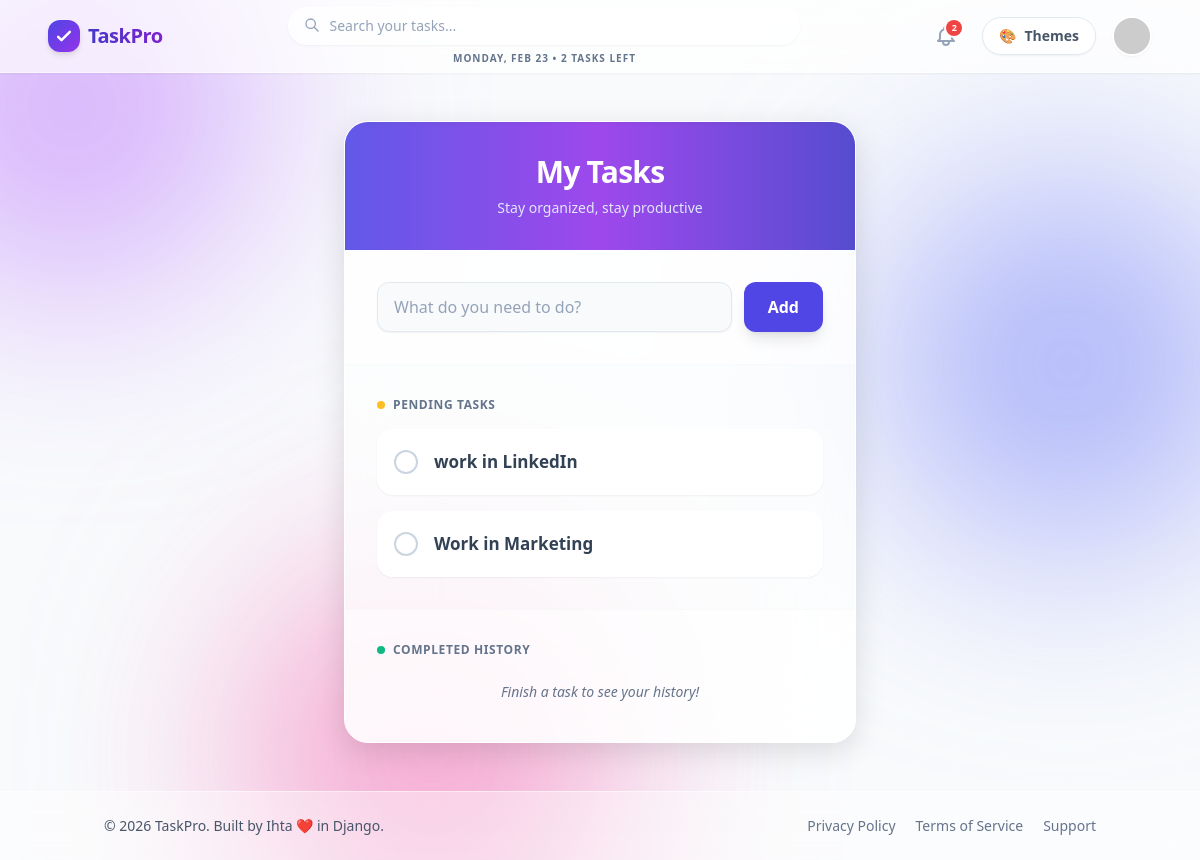
Before: / with the older database file.
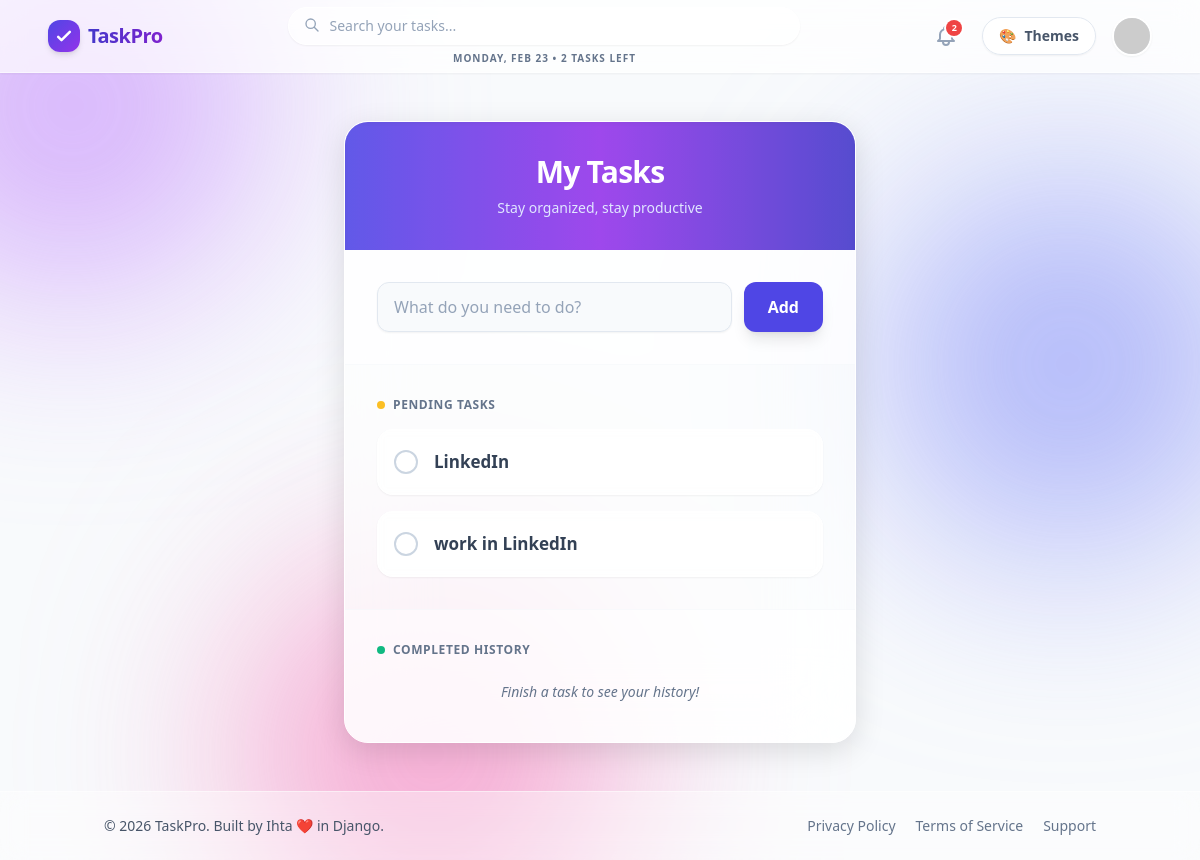
After: the same page with the newer database file.
### tasks/models.py (models this page shows, shortened)
class Task(models.Model):
    title = models.CharField(max_length=200)
    completed = models.BooleanField(default=False)
    created_at = models.DateTimeField(auto_now_add=True)
    completed_at = models.DateTimeField(null=True, blank=True)

### tasks/views.py (the view)
# urls.py: path('', views.index, name='list'), # type: ignore
def index(request):
    pending_tasks = Task.objects.filter(completed=False).order_by('-created_at')
    completed_tasks = Task.objects.filter(completed=True).order_by('-completed_at')
    form = TaskForm()
    if request.method == 'POST':
        form = TaskForm(request.POST)
        if form.is_valid():
            form.save()
            return redirect('/')
    context = {'pending_tasks': pending_tasks, 'completed_tasks': completed_tasks, 'form': form}
    context.update(get_global_context()) # Add the bell count!
    return render(request, 'tasks/list.html', context)

### tasks/forms.py
class TaskForm(forms.ModelForm):
    class Meta:
        model = Task
        fields = ['title'] # <-- Changed this back to only the title!
        widgets = {
            'title': forms.TextInput(attrs={
                'class': 'w-full px-4 py-3 rounded-xl bg-slate-50 border border-slate-200 focus:bg-white focus:ring-2 focus:ring-indigo-500 transition-all outline-none text-slate-700 placeholder-slate-400 shadow-sm',
                'placeholder': 'What do you need to do?'
            }),
        }

### tasks/views.py (called while the page is built)
def get_global_context():
    return {
        'pending_count': Task.objects.filter(completed=False).count()
    }

### tasks/templates/tasks/list.html (shortened to what this page needs)
{% extends 'tasks/base.html' %}
{% block content %}
<div class="max-w-lg mx-auto bg-white/70 backdrop-blur-2xl rounded-3xl shadow-[0_8px_30px_rgb(0,0,0,0.12)] overflow-hidden transition-all duration-300 border border-white">
    <div class="bg-gradient-to-r from-indigo-600 via-purple-600 to-indigo-700 p-8 text-center relative overflow-hidden shadow-inner">
        <div class="absolute top-0 left-0 w-full h-full bg-white opacity-10 pattern-dots"></div>
        <h2 class="text-3xl font-extrabold text-white mb-2 relative z-10 tracking-tight">My Tasks</h2>
        <p class="text-indigo-100 text-sm font-medium relative z-10">Stay organized, stay productive </p>
    </div>
    <div class="p-6 sm:p-8 border-b border-slate-100/50 bg-white/50">
        <form method="POST" action="/" class="flex gap-3 relative">
            <div class="flex-1">
                {{ form.title }}
            </div>
            <button type="submit" class="bg-indigo-600 hover:bg-indigo-700 text-white px-6 py-3 rounded-xl font-bold shadow-lg transition-all transform hover:-translate-y-0.5 active:scale-95">
                Add
            </button>
        </form>
    </div>
    <div class="p-6 sm:p-8 space-y-4 bg-slate-50/30">
        <h3 class="font-bold text-slate-500 uppercase tracking-wider text-xs mb-4 flex items-center gap-2">
            <span class="w-2 h-2 rounded-full bg-amber-400 animate-pulse"></span> Pending Tasks
        </h3>
        {% for task in pending_tasks %}
            <div class="task-item flex items-center justify-between p-4 bg-white/80 backdrop-blur-sm border border-white rounded-2xl shadow-sm hover:shadow-md hover:-translate-y-0.5 transition-all group">
                <div class="flex items-center gap-4 overflow-hidden flex-1">
                    <a href="{% url 'complete_task' task.id %}" class="w-6 h-6 rounded-full border-2 border-slate-300 hover:border-emerald-500 hover:bg-emerald-50 flex items-center justify-center transition-all group/check shrink-0">
                    </a>
                    <div class="flex-1 truncate pr-2">
                        <p class="task-title text-slate-700 font-bold text-[17px] leading-tight truncate group-hover:text-indigo-600 transition-colors">{{ task.title }}</p>
                    </div>
                </div>
            </div>
        {% empty %}
            <div class="text-center py-6 px-4 border-2 border-dashed border-slate-300 rounded-2xl bg-white/40">
                <p class="text-slate-500 text-sm font-medium">No pending tasks right now! </p>
            </div>
        {% endfor %}
    </div>
    <div class="p-6 sm:p-8 border-t border-slate-100/50 bg-white/60">
        <h3 class="font-bold text-slate-500 uppercase tracking-wider text-xs mb-4 flex items-center gap-2">
            <span class="w-2 h-2 rounded-full bg-emerald-500"></span> Completed History
        </h3>
        <div class="space-y-3">
        {% for task in completed_tasks %}
            <div class="task-item flex items-center justify-between p-3 bg-white/50 border border-white rounded-xl group shadow-sm">
                <div class="flex items-center gap-3 overflow-hidden flex-1">
                    <div class="w-6 h-6 rounded-full bg-emerald-500 flex items-center justify-center shrink-0">
                        <svg class="w-3.5 h-3.5 text-white" fill="none" stroke="currentColor" viewBox="0 0 24 24"><path stroke-linecap="round" stroke-linejoin="round" stroke-width="3" d="M5 13l4 4L19 7"></path></svg>
                    </div>
                    <div class="truncate pr-2">
                        <p class="task-title text-slate-500 line-through font-semibold text-sm truncate">{{ task.title }}</p>
                    </div>
                </div>
                <div class="flex gap-1 shrink-0 opacity-100 sm:opacity-0 sm:group-hover:opacity-100 transition-opacity">
                    <a href="{% url 'undo_task' task.id %}" class="text-[11px] font-bold text-slate-500 hover:text-indigo-600 px-3 py-1.5 bg-white rounded-md shadow-sm border border-slate-100">Undo</a>
                    <a href="{% url 'delete_task' task.id %}" class="text-[11px] font-bold text-slate-500 hover:text-red-500 px-3 py-1.5 bg-white rounded-md shadow-sm border border-slate-100">Del</a>
                </div>
            </div>
        {% empty %}
            <p class="text-slate-500 text-sm italic text-center py-2">Finish a task to see your history!</p>
        {% endfor %}
        </div>
    </div>
</div>
{% endblock %}

### tasks/templates/tasks/base.html (shortened to what this page needs)
<!DOCTYPE html>
<html lang="en">
<head>
    <script src="https://cdn.tailwindcss.com"></script>
</head>
<body class="relative flex flex-col min-h-screen font-sans text-slate-800 selection:bg-indigo-200 selection:text-indigo-900 overflow-x-hidden">
    <div class="fixed inset-0 w-full h-full z-[-1]" id="orb-container">
        <div class="orb-1 absolute top-[-10%] left-[-10%] w-96 h-96 rounded-full mix-blend-multiply filter blur-[100px] opacity-60 animate-float"></div>
        <div class="orb-2 absolute top-[20%] right-[-5%] w-96 h-96 rounded-full mix-blend-multiply filter blur-[100px] opacity-60 animate-float animation-delay-2000"></div>
        <div class="orb-3 absolute bottom-[-10%] left-[20%] w-96 h-96 rounded-full mix-blend-multiply filter blur-[100px] opacity-60 animate-float animation-delay-4000"></div>
    </div>
    <header class="sticky top-0 z-50 bg-white/70 backdrop-blur-md border-b border-white/50 shadow-sm py-2 sm:py-0">
        <div class="max-w-6xl mx-auto px-4 sm:px-6 min-h-[4.5rem] flex flex-wrap sm:flex-nowrap items-center justify-between gap-4">
            <a href="/" class="flex items-center gap-2 cursor-pointer transform hover:scale-105 transition-transform shrink-0">
                <div class="w-8 h-8 rounded-xl bg-gradient-to-br from-indigo-600 to-purple-600 flex items-center justify-center text-white shadow-md">
                    <svg class="w-5 h-5" fill="none" stroke="currentColor" viewBox="0 0 24 24"><path stroke-linecap="round" stroke-linejoin="round" stroke-width="3" d="M5 13l4 4L19 7"></path></svg>
                </div>
                <span class="text-xl font-extrabold bg-clip-text text-transparent bg-gradient-to-r from-indigo-700 to-purple-700 tracking-tight">TaskPro</span>
            </a>
            <div class="order-last sm:order-none w-full sm:w-auto flex-1 flex flex-col items-center justify-center max-w-lg mx-auto">
                <div class="relative w-full">
                    <input type="text" id="searchInput" onkeyup="filterTasks()" placeholder="Search your tasks..." class="w-full pl-10 pr-4 py-2 rounded-full bg-white/60 border border-white focus:bg-white focus:ring-2 focus:ring-indigo-400 outline-none transition-all text-sm shadow-sm placeholder-slate-400">
                    <svg class="w-4 h-4 absolute left-4 top-2.5 text-slate-400" fill="none" stroke="currentColor" viewBox="0 0 24 24"><path stroke-linecap="round" stroke-linejoin="round" stroke-width="2" d="M21 21l-6-6m2-5a7 7 0 11-14 0 7 7 0 0114 0z"></path></svg>
                </div>
                <div class="text-[10px] font-bold text-slate-500 mt-1.5 uppercase tracking-widest" id="current-date-display">
                    </div>
            </div>
            <div class="flex items-center gap-2 sm:gap-4 shrink-0">
                <button class="relative p-2 text-slate-400 hover:text-indigo-600 transition-colors transform hover:scale-110 group">
                    {% if pending_count and pending_count > 0 %}
                    <span class="absolute top-1 right-1 flex h-4 w-4 items-center justify-center rounded-full bg-red-500 text-[9px] font-bold text-white shadow-sm ring-2 ring-white animate-pulse">
                        {{ pending_count }}
                    </span>
                    {% endif %}
                </button>
                <button onclick="toggleThemeModal()" class="flex items-center gap-2 text-sm font-bold text-slate-600 bg-white/80 hover:bg-white px-3 sm:px-4 py-2 rounded-full shadow-sm border border-slate-200 transition-all hover:scale-105">
                    🎨 <span class="hidden sm:inline">Themes</span>
                </button>
                <div class="relative shrink-0" id="avatar-container">
                    <button onclick="toggleAvatarMenu()" class="w-10 h-10 rounded-full bg-slate-200 border-2 border-white shadow-sm overflow-hidden cursor-pointer hover:ring-2 hover:ring-indigo-400 transition-all flex items-center justify-center">
                        <img src="https://api.dicebear.com/7.x/avataaars/svg?seed=Felix&backgroundColor=e2e8f0" alt="Profile" class="w-full h-full object-cover">
                    </button>
                </div>
            </div>
        </div>
    </header>
    <main class="flex-grow py-8 px-4 sm:py-12 relative z-10">
        {% block content %}{% endblock %}
    </main>
    <footer class="bg-white/40 backdrop-blur-md border-t border-white/50 mt-auto relative z-10">
        <div class="max-w-5xl mx-auto px-4 py-6 flex flex-col sm:flex-row items-center justify-between gap-4">
            <p class="text-sm text-slate-600 font-medium">© 2026 TaskPro. Built by Ihta <span class="text-red-500">❤️</span> in Django.</p>
            <div class="flex gap-5">
                <a href="{% url 'privacy' %}" class="text-slate-500 hover:text-indigo-700 transition-colors font-medium text-sm">Privacy Policy</a>
                <a href="{% url 'terms' %}" class="text-slate-500 hover:text-indigo-700 transition-colors font-medium text-sm">Terms of Service</a>
                <a href="{% url 'support' %}" class="text-slate-500 hover:text-indigo-700 transition-colors font-medium text-sm">Support</a>
            </div>
        </div>
    </footer>
</body>
</html>

### tasks/templates/tasks/base.html (style rules this page uses)
:root { --bg-color: #f8fafc; --orb-1: #c084fc; --orb-2: #818cf8; --orb-3: #f472b6; }
body { background-color: var(--bg-color); transition: background-color 0.5s ease; }
.orb-1 { background-color: var(--orb-1); transition: background-color 0.5s ease; }
.orb-2 { background-color: var(--orb-2); transition: background-color 0.5s ease; }
.orb-3 { background-color: var(--orb-3); transition: background-color 0.5s ease; }
.animate-float { animation: float 10s infinite ease-in-out; }
.animation-delay-2000 { animation-delay: 2s; }
.animation-delay-4000 { animation-delay: 4s; }

Changed rows visible on the page:
removed Task: title "Work in Marketing"
added Task: title "LinkedIn"
